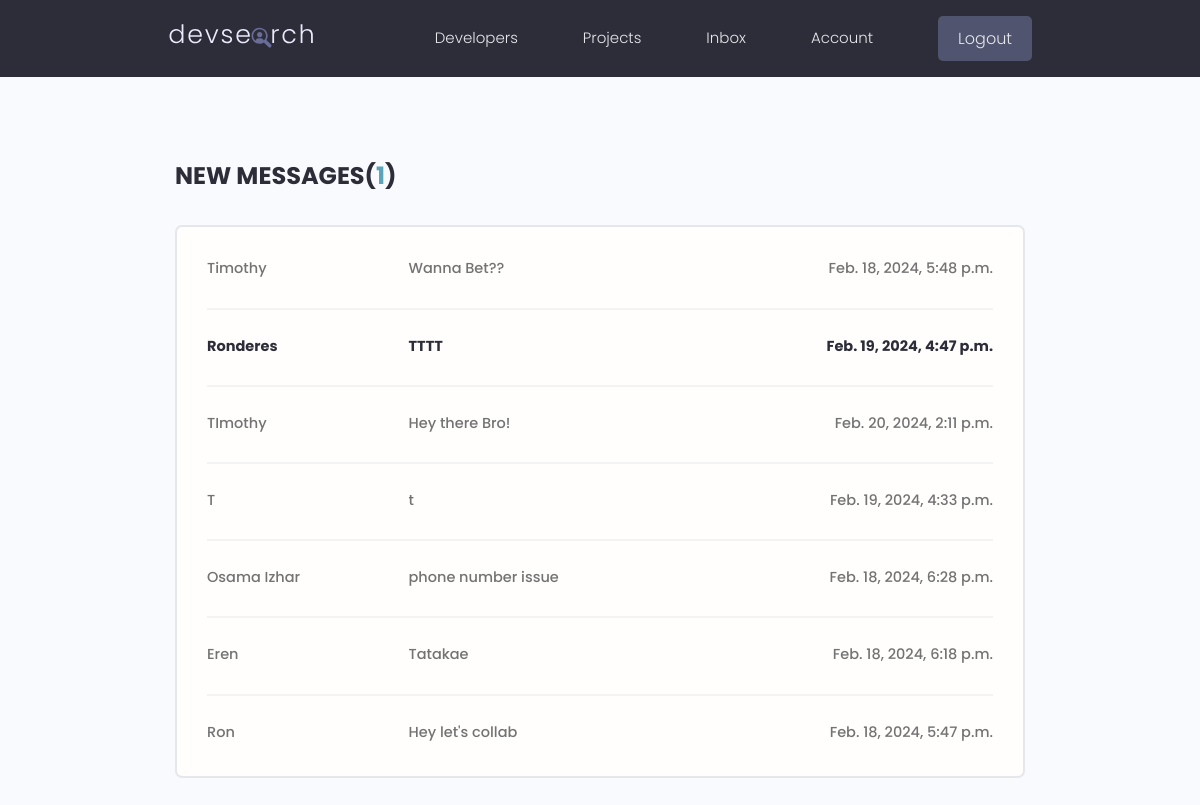
Page /inbox/ (signed in) on the earlier database version.
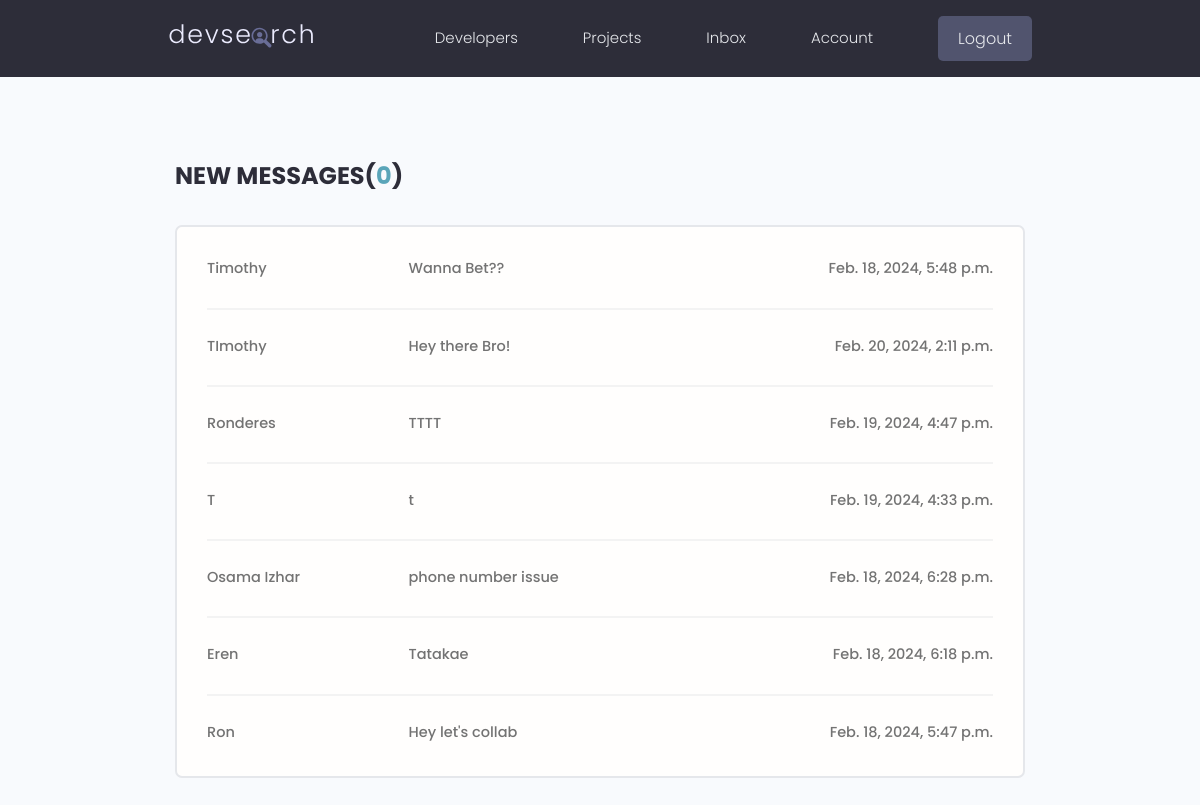
Same page on the later database version.
### users/models.py (models this page shows)
class Message(models.Model):                         # setting on_delete to SET_NULL so that receiver can still read message that was sent
    sender = models.ForeignKey(Profile,on_delete=models.SET_NULL,null=True,blank=True)
    recipient = models.ForeignKey(Profile,on_delete=models.SET_NULL, null = True,blank=True,related_name="messages") # recepient had to be given a related_name to differentiate from sender
    name = models.CharField(max_length=200,null=True,blank=True)
    email = models.EmailField(max_length=200,null=True,blank=True)
    subject = models.CharField(max_length=200,null=True,blank=True)
    body = models.TextField()
    is_read = models.BooleanField(default=False,null=True)
    created = models.DateTimeField(auto_now_add=True)
    id = models.UUIDField(default=uuid.uuid4,unique=True,primary_key=True,editable=False)
    def __str__(self):
        return self.subject
    class Meta:
        ordering = ['is_read',"-created"]

### users/views.py (the view)
# urls.py: path('inbox/',views.inbox,name='inbox'),
@login_required(login_url="login")
def inbox(request):
    profile = request.user.profile
    messageRequests = profile.messages.all() # accessing related_name messages here to get all messages for the profile
    unreadCount = messageRequests.filter(is_read=False).count()
    context={"messageRequests":messageRequests,"unreadCount":unreadCount}
    print("MESSAGE REQUESTS: ",messageRequests)
    return render(request,'users/inbox.html',context)

### users/templates/users/inbox.html
{% extends 'main.html' %}
{% block content %}
  <main class="inbox my-xl">
    <div class="content-box">
    <h3 class="inbox__title">New Messages(<span>{{unreadCount}}</span>)</h3>
      <ul class="messages">
        {% for message in messageRequests %}
        {% if message.is_read == False %}
        <li class="message message--unread">
          {% else %}
          <li class='message'>
            {% endif %}
          <a href="{% url 'message' message.id %}">
          <span class="message__author">{{message.name}}</span>
          <span class="message__subject">{{message.subject}}</span>
          <span class="message__date">{{message.created}}</span>
          </a>
          </li>
        {% endfor %}
      </ul>
    </div>
  </main>
{% endblock content %}

Differences in the rows shown:
shown differently, row unchanged: Message "TImothy": moves up the list
changed Message "Ronderes": is_read False → True (drawn)
Other differences:
{{ unreadCount }}: "1" → "0"
